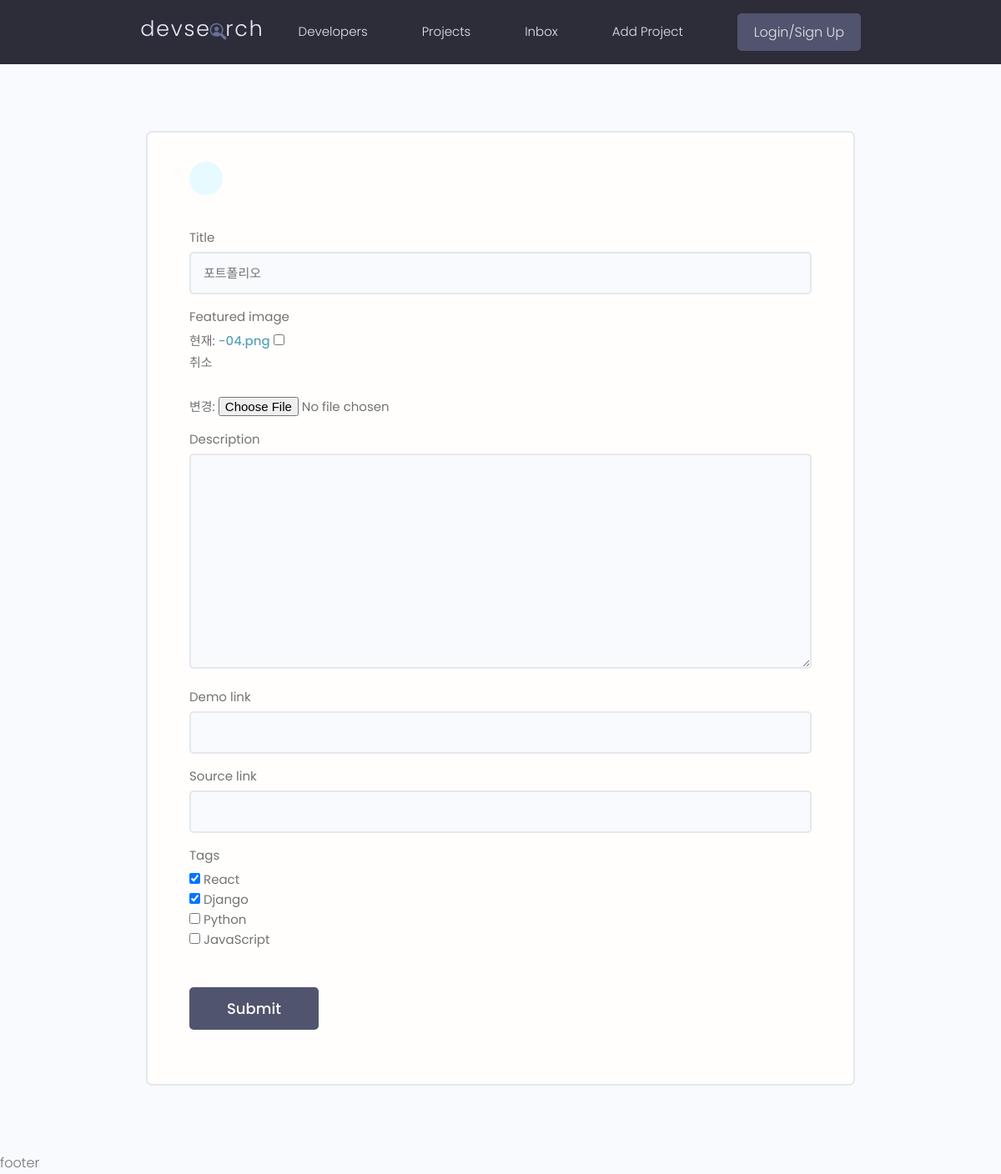
/project/update-project/dd31d965f17f4c2291baa0dd6f026f9c/, run on an earlier commit of the app's database.
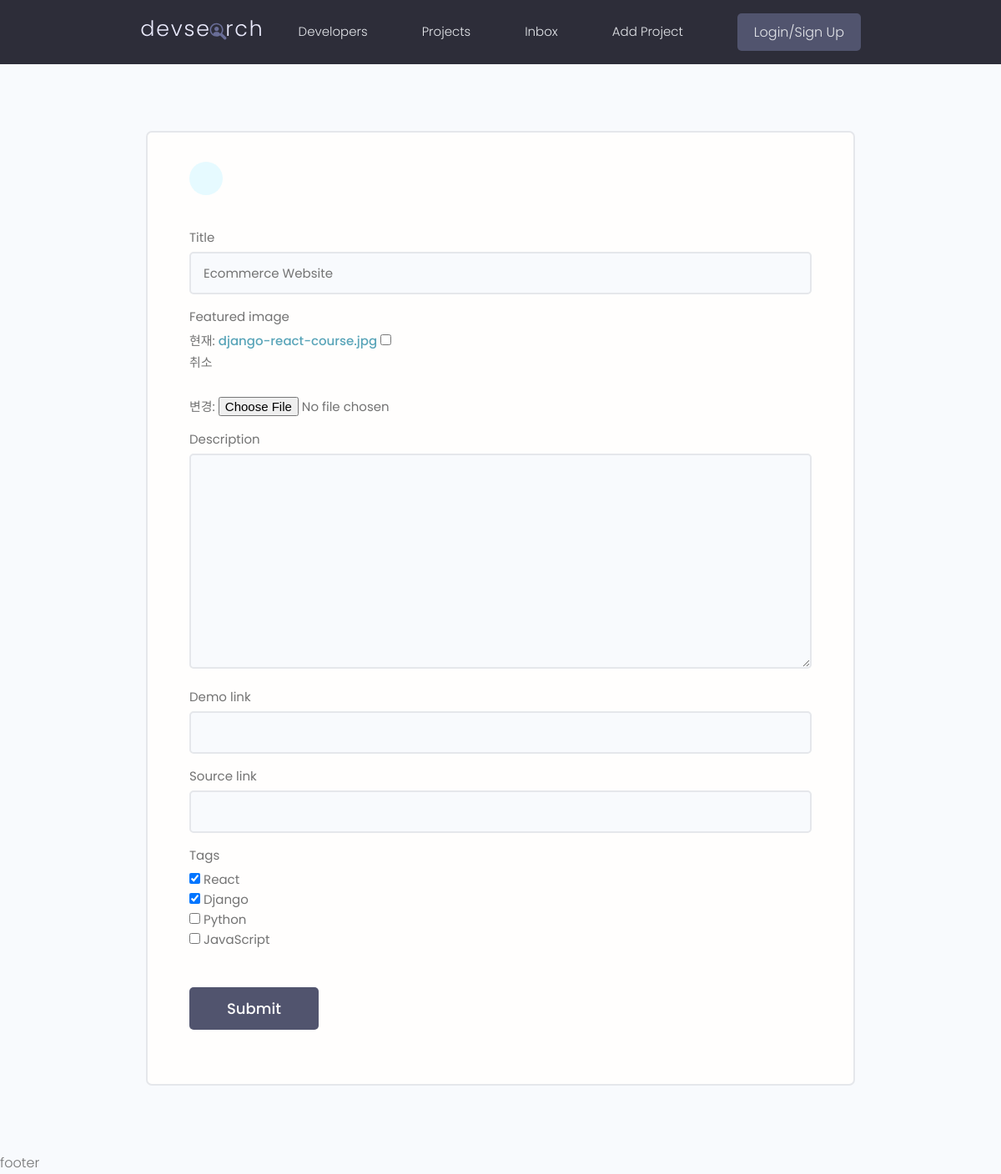
And on a later commit of the database.
### projects/models.py (models this page shows, shortened)
class Project(models.Model):
    owner = models.ForeignKey(Profile, null=True, blank=True, on_delete=models.SET_NULL)
    title = models.CharField(max_length=200)
    description = models.TextField(null=True, blank=True)
    featured_image = models.ImageField(null=True, blank=True, default="default.jpg")
    demo_link = models.CharField(max_length=2000, null=True, blank=True)
    source_link = models.CharField(max_length=2000, null=True, blank=True)
    tags = models.ManyToManyField('Tag', blank=True)
    vote_total = models.IntegerField(default=0, null=True, blank=True)
    vote_ratio = models.IntegerField(default=0, null=True, blank=True)
    created = models.DateTimeField(auto_now_add=True)
    id = models.UUIDField(default=uuid.uuid4, unique=True, primary_key=True, editable=False)

### projects/views.py (the view)
# urls.py: path('update-project/<str:pk>/', views.updateProject, name="update-project"),
def updateProject(req, pk):
    project = Project.objects.get(id=pk)
    form = ProjectForm(instance=project)
    if req.method == "POST":
        form = ProjectForm(req.POST, req.FILES, instance=project)
        if form.is_valid():
            form.save()
            return redirect('projects')
    context = {'form':form}
    return render(req, "projects/project_form.html", context)

### projects/forms.py
class ProjectForm(ModelForm):
    class Meta:
        model = Project
        fields = ['title', 'featured_image', 'description', 'demo_link', 'source_link', 'tags']
        widgets = {
            'tags': forms.CheckboxSelectMultiple(),
        }
    def __init__(self, *args, **kwargs):
        super(ProjectForm, self).__init__(*args, **kwargs)
        for name, field in self.fields.items():
            field.widget.attrs.update({'class': 'input'})

### projects/models.py (called while the page is built)
    def __str__(self):
        return self.name

### projects/templates/projects/project_form.html (shortened to what this page needs)
{% extends 'main.html' %}
{% block content %}
  <main class="formPage my-xl">
    <div class="content-box">
      <div class="formWrapper">
        <a class="backButton" href="#">
        </a>
        <br>
        <form class="form" method="POST" enctype="multipart/form-data">
          {% for field in form %}
            <div class="form__field">
              <label for="formInput#text">{{field.label}}
              </label>
              {{field}}
            </div>
          {% endfor %}
          <input class="btn btn--sub btn--lg  my-md" type="submit" value="Submit"/>
        </form>
      </div>
    </div>
  </main>
{% endblock %}

What changed in the data, as far as the page shows it:
changed Project: title "포트폴리오" → "Ecommerce Website"
Also different on the page:
text no longer shown: "현재: -04.png 취소 변경:"
text now shown: "현재: django-react-course.jpg 취소 변경:"
